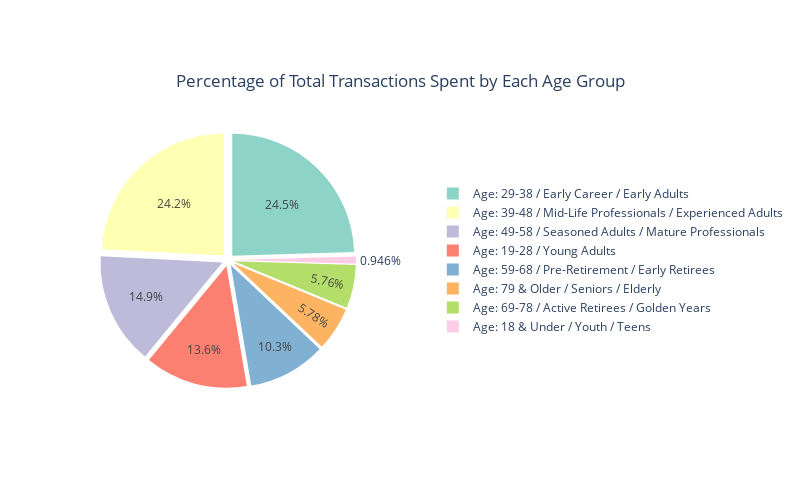
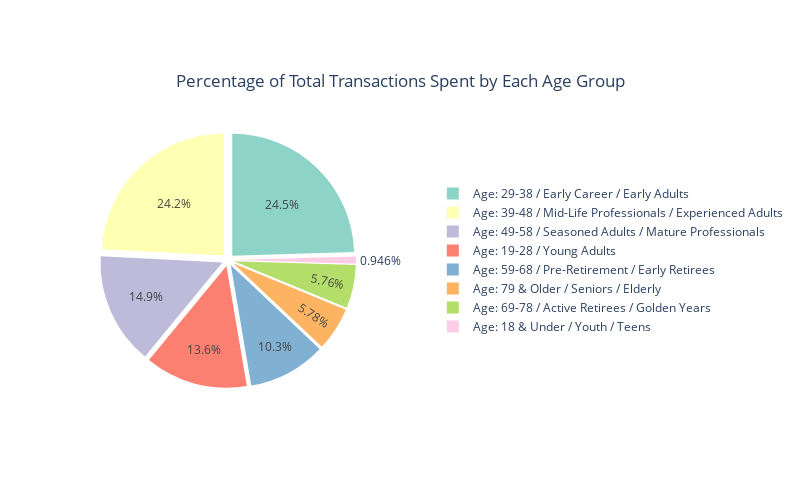

Notebook code for these charts, in order:
### Code cell
import plotly.express as px

# Recalculate the age group counts
age_group_counts = df2['age_description'].value_counts().reset_index()

# Rename columns for clarity
age_group_counts.columns = ['age_group', 'count']

# Step 3: Create a pie chart using plotly.express
fig = px.pie(
    age_group_spending, 
    names='age_group', 
    values='total_spent', 
    title='Percentage of Total Transactions Spent by Each Age Group',
    color_discrete_sequence=px.colors.qualitative.Set3,
    height=500, width=800
)

# Add a pull parameter to "explode" the slices
fig.update_traces(pull=[0.05] * len(age_group_spending))  # Pull each slice out by 5%

# Update layout for centered title and pie chart
fig.update_layout(
    title={
        'text': 'Percentage of Total Transactions Spent by Each Age Group',
        'y': 0.85,  # position the title closer to the top
        'x': 0.5,   # center the title horizontally
        'xanchor': 'center',
        'yanchor': 'top'
    },
    legend={
        'yanchor': 'middle',  # vertical centering
        'y': 0.5,             # legend is vertically centered
        'xanchor': 'left',     # move the legend to the right side
        'x': 1.3              # move the legend further right to avoid overlapping the pie chart
    },
    margin=dict(l=100)  # adds 100px left margin to move the pie chart to the left
)

# Display the pie chart
fig.show()


# Display the pie chart
fig.show()

### Figure 1 — Plotly figure (JSON) as saved in the notebook; plotly's stock layout.template omitted (floating-point values rounded to 4 significant figures)
{"data": [{"domain": {"x": [0, 1], "y": [0, 1]}, "hovertemplate": "age_group=%{label}<br>total_spent=%{value}<extra></extra>", "labels": ["Age: 18 & Under / Youth / Teens", "Age: 19-28 / Young Adults", "Age: 29-38 / Early Career / Early Adults", "Age: 39-48 / Mid-Life Professionals / Experienced Adults", "Age: 49-58 / Seasoned Adults / Mature Professionals", "Age: 59-68 / Pre-Retirement / Early Retirees", "Age: 69-78 / Active Retirees / Golden Years", "Age: 79 & Older / Seniors / Elderly"], "legendgroup": "", "name": "", "pull": [0.05, 0.05, 0.05, 0.05, 0.05, 0.05, 0.05, 0.05], "showlegend": true, "type": "pie", "values": [862900.0, 12430000.0, 22380000.0, 22050000.0, 13570000.0, 9404000.0, 5257000.0, 5275000.0]}], "layout": {"height": 500, "legend": {"tracegroupgap": 0, "x": 1.3, "xanchor": "left", "y": 0.5, "yanchor": "middle"}, "margin": {"l": 100}, "piecolorway": ["rgb(141,211,199)", "rgb(255,255,179)", "rgb(190,186,218)", "rgb(251,128,114)", "rgb(128,177,211)", "rgb(253,180,98)", "rgb(179,222,105)", "rgb(252,205,229)", "rgb(217,217,217)", "rgb(188,128,189)", "rgb(204,235,197)", "rgb(255,237,111)"], "title": {"text": "Percentage of Total Transactions Spent by Each Age Group", "x": 0.5, "xanchor": "center", "y": 0.85, "yanchor": "top"}, "width": 800}}

### Figure 2 — Plotly figure (JSON) as saved in the notebook; plotly's stock layout.template omitted (floating-point values rounded to 4 significant figures)
{"data": [{"domain": {"x": [0, 1], "y": [0, 1]}, "hovertemplate": "age_group=%{label}<br>total_spent=%{value}<extra></extra>", "labels": ["Age: 18 & Under / Youth / Teens", "Age: 19-28 / Young Adults", "Age: 29-38 / Early Career / Early Adults", "Age: 39-48 / Mid-Life Professionals / Experienced Adults", "Age: 49-58 / Seasoned Adults / Mature Professionals", "Age: 59-68 / Pre-Retirement / Early Retirees", "Age: 69-78 / Active Retirees / Golden Years", "Age: 79 & Older / Seniors / Elderly"], "legendgroup": "", "name": "", "pull": [0.05, 0.05, 0.05, 0.05, 0.05, 0.05, 0.05, 0.05], "showlegend": true, "type": "pie", "values": [862900.0, 12430000.0, 22380000.0, 22050000.0, 13570000.0, 9404000.0, 5257000.0, 5275000.0]}], "layout": {"height": 500, "legend": {"tracegroupgap": 0, "x": 1.3, "xanchor": "left", "y": 0.5, "yanchor": "middle"}, "margin": {"l": 100}, "piecolorway": ["rgb(141,211,199)", "rgb(255,255,179)", "rgb(190,186,218)", "rgb(251,128,114)", "rgb(128,177,211)", "rgb(253,180,98)", "rgb(179,222,105)", "rgb(252,205,229)", "rgb(217,217,217)", "rgb(188,128,189)", "rgb(204,235,197)", "rgb(255,237,111)"], "title": {"text": "Percentage of Total Transactions Spent by Each Age Group", "x": 0.5, "xanchor": "center", "y": 0.85, "yanchor": "top"}, "width": 800}}
